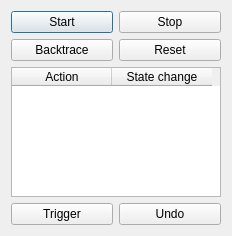
<?xml version="1.0" encoding="UTF-8"?>
<ui version="4.0">
 <class>SimDialog</class>
 <widget class="QDialog" name="SimDialog">
  <property name="geometry">
   <rect>
    <x>0</x>
    <y>0</y>
    <width>232</width>
    <height>236</height>
   </rect>
  </property>
  <property name="windowTitle">
   <string>Simulation</string>
  </property>
  <layout class="QHBoxLayout" name="horizontalLayout_2">
   <item>
    <layout class="QVBoxLayout" name="verticalLayout">
     <item>
      <layout class="QGridLayout" name="gridLayout">
       <item row="0" column="0">
        <widget class="QPushButton" name="start">
         <property name="text">
          <string>Start</string>
         </property>
        </widget>
       </item>
       <item row="0" column="1">
        <widget class="QPushButton" name="stop">
         <property name="text">
          <string>Stop</string>
         </property>
        </widget>
       </item>
       <item row="1" column="0">
        <widget class="QPushButton" name="backtrace">
         <property name="text">
          <string>Backtrace</string>
         </property>
        </widget>
       </item>
       <item row="1" column="1">
        <widget class="QPushButton" name="reset">
         <property name="text">
          <string>Reset</string>
         </property>
        </widget>
       </item>
      </layout>
     </item>
     <item>
      <widget class="QTableWidget" name="transitionTable">
       <property name="selectionMode">
        <enum>QAbstractItemView::SingleSelection</enum>
       </property>
       <property name="selectionBehavior">
        <enum>QAbstractItemView::SelectRows</enum>
       </property>
       <column>
        <property name="text">
         <string>Action</string>
        </property>
       </column>
       <column>
        <property name="text">
         <string>State change</string>
        </property>
       </column>
      </widget>
     </item>
     <item>
      <layout class="QHBoxLayout" name="horizontalLayout">
       <item>
        <widget class="QPushButton" name="trigger">
         <property name="text">
          <string>Trigger</string>
         </property>
        </widget>
       </item>
       <item>
        <widget class="QPushButton" name="undo">
         <property name="text">
          <string>Undo</string>
         </property>
        </widget>
       </item>
      </layout>
     </item>
    </layout>
   </item>
  </layout>
 </widget>
 <resources/>
 <connections/>
</ui>
